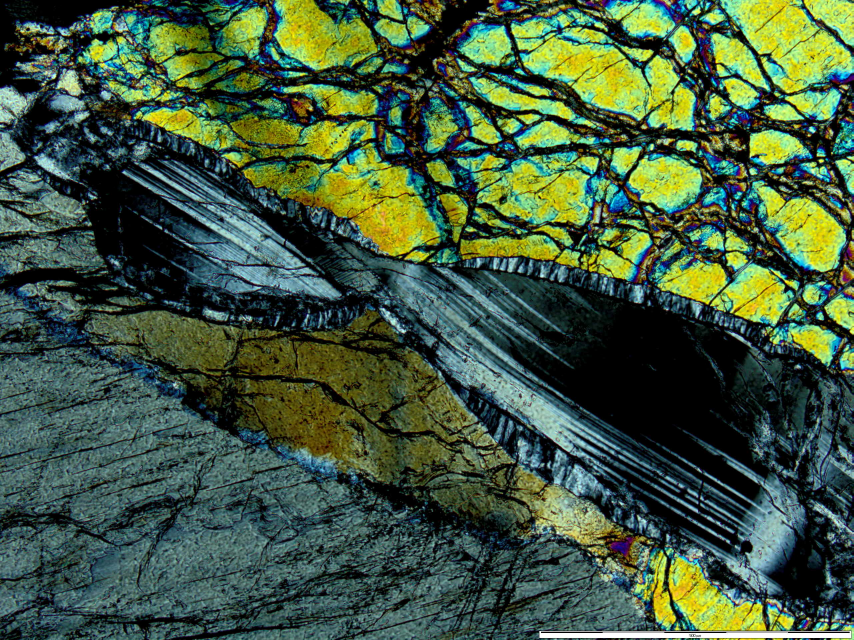
#> input picture images/image.jpg, 2560 x 1920 px (shown at 1/3 size)
$ python minerals_kmeans.py   (older library calls are emulated)
#> lines starting #> are read from the running program, lines starting #| are printed output that depends on the picture
# -*- coding: utf8 -*-
import time
import numpy as np
import matplotlib.pyplot as plt

from skimage.transform import rescale
from sklearn.cluster import KMeans
from sklearn.metrics import silhouette_samples, silhouette_score

# ##############################################################################
# Read image
image_file = 'images/image.jpg'
img = plt.imread(image_file)
#> img is the input picture: shape (1920, 2560, 3); mean R, G, B 67.2, 90.3, 64.7

# and resize it to 30% of the original size to speed up the processing
img = rescale(img, 0.3, multichannel=True) # rescaling too accelerate process
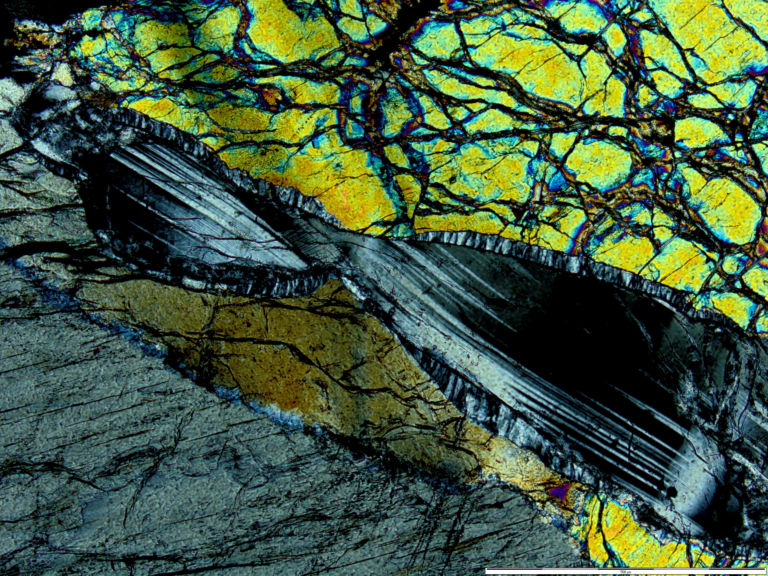
#> img: shape (576, 768, 3) float64; mean R, G, B 0.264, 0.354, 0.254
X = np.reshape(img, (-1, 3)) # reshape img with RGB as 3 features

# ##############################################################################
# Do the clustering

to = time.time() # start clock
n_clusters = 6 # number of cluster we are looking for
kmeans = KMeans(n_clusters=n_clusters,
                   init='k-means++', # initial centroid seeds
                   n_init=10) # Number of run with different centroid seeds
                              # so kmeans doesnt fall into local minima

# see https://https://scikit-learn.org/stable/modules/clustering.html#k-means
# for more details

prediction = kmeans.fit_predict(X) # apply kmeans to our data-set
centers = kmeans.cluster_centers_ #  the typical color of each cluster
if np.mean(centers) > 1:
    centers = np.uint8(centers)
# depending of the image and preprocess, RGB can be > 1. If so, cant't be float
labels = kmeans.labels_ # the cluster number of each pixel
new_img = np.reshape(centers[labels.flatten()], img.shape) # segmented image

print('Elapsed time: {:.1f} s'.format(time.time() - to))
print('Number of pixels: ', labels.size)
print('Number of clusters: ', np.unique(labels).size)

# ##############################################################################

""" How many cluster are we actually looking for? This can take some time.."""

# see more about silhouette analysis
# https://scikit-learn.org/stable/modules/generated/sklearn.metrics.silhouette_score.html

# silhouette_avg = silhouette_score(X, prediction)
# print("For n_clusters =", n_clusters,
#       "The average silhouette_score is :", silhouette_avg)
#
# sample_silhouette_values = silhouette_samples(X, prediction)

# ##############################################################################
# Plot the results

fig, ax = plt.subplots(2, 3, figsize=(8, 6), sharex=True, sharey=True)
ax[0, 0].imshow(img)
ax[0, 0].set_title(r'Original Image', fontsize=14)
ax[-1, -1].imshow(new_img)
ax[-1, -1].set_title('Segmented Image (N={})'.format(n_clusters), fontsize=12)

index = np.random.choice(range(n_clusters), size=n_clusters, replace=False)
for a, axis in enumerate(ax.flatten()[1:-1]):
    i = index[a]
    clus_img = np.zeros_like(img)
    idx = labels == i
    clus_img[np.reshape(idx, img.shape[:2]), :] = centers[i]
    clus_img[clus_img == 0] = np.nan
    axis.imshow(clus_img)
    axis.set_title('Cluster #{}'.format(i), fontsize=12)
#> clus_img: shape (576, 768, 3) float64; 71.65% of the values are NaN or infinite; the others: min 0.0369, max 0.0452, mean 0.0416

for axis in ax.flatten():
    axis.tick_params(left=False, labelleft=False, bottom=False, labelbottom=False)

plt.tight_layout()
plt.savefig('figures/mineral_kmeans_{}.png'.format(n_clusters), dpi=300)
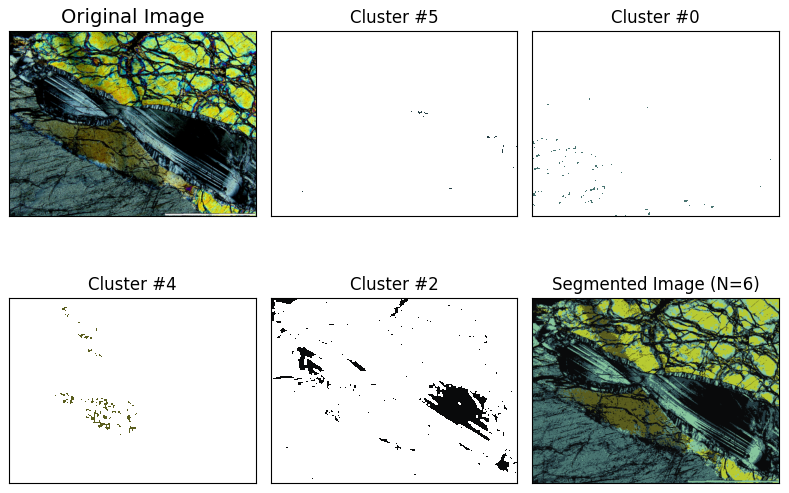
#> figure drawn by matplotlib, 6 panels
# plt.show()
plt.close()

# ##############################################################################
# Silhouette plot
#
# fig, (ax1, ax2) = plt.subplots(1, 2, figsize=(10, 5))
# ax2.imshow(new_img), ax2.tick_params(labelleft=False, left=False, bottom=False,
#     labelbottom=False)
# ax2.set_title(r'Segmented Image (N$_{cluster}$ = %d)' %n_clusters, fontsize=14)
# ax1.set_xlim([-0.1, 1])
# ax1.set_ylim([0, len(X) + (n_clusters + 1) * 10])
# y_lower = 10
#
# for i in range(n_clusters):
#     ith_cluster_silhouette_values = \
#             sample_silhouette_values[prediction == i]
#
#     ith_cluster_silhouette_values.sort()
#     size_cluster_i = ith_cluster_silhouette_values.shape[0]
#     y_upper = y_lower + size_cluster_i
#
#     color = centers[i]
#     ax1.fill_betweenx(np.arange(y_lower, y_upper),
#                       0, ith_cluster_silhouette_values,
#                       facecolor=color, edgecolor=color)
#
#     # Label the silhouette plots with their cluster numbers at the middle
#     ax1.text(-0.05, y_lower + 0.5 * size_cluster_i, str(i))
#     y_lower = y_upper + 10  # 10 for the 0 samples
#
# ax1.axvline(x=silhouette_avg, color="red", linestyle="--")
# ax1.set_yticks([])  # Clear the yaxis labels / ticks
# ax1.set_xticks([-0.1, 0, 0.2, 0.4, 0.6, 0.8, 1])
#
# plt.tight_layout()
# plt.savefig('figures/silhouette_kmeans_{}.png'.format(n_clusters), dpi=200)
# plt.close()
